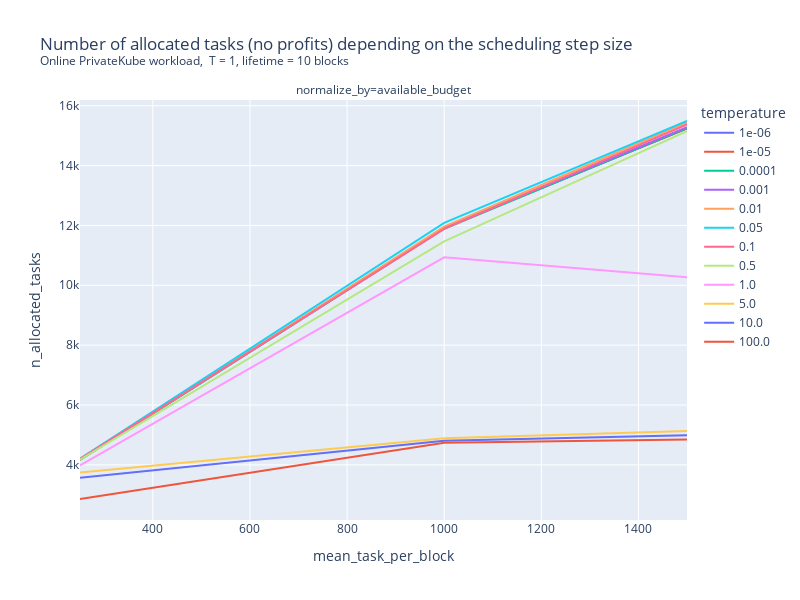

Notebook source saved alongside this figure:
### Code cell
# Temperature tuning
rdf = load_ray_experiment(Path("/home/pierre/privacypacking/logs/ray/run_and_report_2021-12-10_09-11-01"))
px.line(
    rdf.sort_values(["mean_task_per_block", "temperature"]),
    x="mean_task_per_block",
    y="n_allocated_tasks",
    color="temperature",
    # log_x=True,
    width=800,
    height=600,
    # range_y=[0,1200],
    facet_col="normalize_by",
    facet_col_wrap=1,
    title="Number of allocated tasks (no profits) depending on the scheduling step size<br><sup>Online PrivateKube workload,  T = 1, lifetime = 10 blocks</sup>"

)

### Figure 1 — Plotly figure (JSON) as saved in the notebook; plotly's stock layout.template omitted (floating-point values rounded to 4 significant figures)
{"data": [{"hovertemplate": "temperature=1e-06<br>normalize_by=available_budget<br>mean_task_per_block=%{x}<br>n_allocated_tasks=%{y}<extra></extra>", "legendgroup": "1e-06", "line": {"color": "#636efa", "dash": "solid"}, "marker": {"symbol": "circle"}, "mode": "lines", "name": "1e-06", "orientation": "v", "showlegend": true, "type": "scatter", "x": [250, 1000, 1500], "xaxis": "x", "y": [4175, 11917, 15240], "yaxis": "y"}, {"hovertemplate": "temperature=1e-05<br>normalize_by=available_budget<br>mean_task_per_block=%{x}<br>n_allocated_tasks=%{y}<extra></extra>", "legendgroup": "1e-05", "line": {"color": "#EF553B", "dash": "solid"}, "marker": {"symbol": "circle"}, "mode": "lines", "name": "1e-05", "orientation": "v", "showlegend": true, "type": "scatter", "x": [250, 1000, 1500], "xaxis": "x", "y": [4175, 11917, 15240], "yaxis": "y"}, {"hovertemplate": "temperature=0.0001<br>normalize_by=available_budget<br>mean_task_per_block=%{x}<br>n_allocated_tasks=%{y}<extra></extra>", "legendgroup": "0.0001", "line": {"color": "#00cc96", "dash": "solid"}, "marker": {"symbol": "circle"}, "mode": "lines", "name": "0.0001", "orientation": "v", "showlegend": true, "type": "scatter", "x": [250, 1000, 1500], "xaxis": "x", "y": [4169, 11890, 15258], "yaxis": "y"}, {"hovertemplate": "temperature=0.001<br>normalize_by=available_budget<br>mean_task_per_block=%{x}<br>n_allocated_tasks=%{y}<extra></extra>", "legendgroup": "0.001", "line": {"color": "#ab63fa", "dash": "solid"}, "marker": {"symbol": "circle"}, "mode": "lines", "name": "0.001", "orientation": "v", "showlegend": true, "type": "scatter", "x": [250, 1000, 1500], "xaxis": "x", "y": [4190, 11929, 15281], "yaxis": "y"}, {"hovertemplate": "temperature=0.01<br>normalize_by=available_budget<br>mean_task_per_block=%{x}<br>n_allocated_tasks=%{y}<extra></extra>", "legendgroup": "0.01", "line": {"color": "#FFA15A", "dash": "solid"}, "marker": {"symbol": "circle"}, "mode": "lines", "name": "0.01", "orientation": "v", "showlegend": true, "type": "scatter", "x": [250, 1000, 1500], "xaxis": "x", "y": [4178, 11960, 15442], "yaxis": "y"}, {"hovertemplate": "temperature=0.05<br>normalize_by=available_budget<br>mean_task_per_block=%{x}<br>n_allocated_tasks=%{y}<extra></extra>", "legendgroup": "0.05", "line": {"color": "#19d3f3", "dash": "solid"}, "marker": {"symbol": "circle"}, "mode": "lines", "name": "0.05", "orientation": "v", "showlegend": true, "type": "scatter", "x": [250, 1000, 1500], "xaxis": "x", "y": [4206, 12086, 15489], "yaxis": "y"}, {"hovertemplate": "temperature=0.1<br>normalize_by=available_budget<br>mean_task_per_block=%{x}<br>n_allocated_tasks=%{y}<extra></extra>", "legendgroup": "0.1", "line": {"color": "#FF6692", "dash": "solid"}, "marker": {"symbol": "circle"}, "mode": "lines", "name": "0.1", "orientation": "v", "showlegend": true, "type": "scatter", "x": [250, 1000, 1500], "xaxis": "x", "y": [4195, 11884, 15374], "yaxis": "y"}, {"hovertemplate": "temperature=0.5<br>normalize_by=available_budget<br>mean_task_per_block=%{x}<br>n_allocated_tasks=%{y}<extra></extra>", "legendgroup": "0.5", "line": {"color": "#B6E880", "dash": "solid"}, "marker": {"symbol": "circle"}, "mode": "lines", "name": "0.5", "orientation": "v", "showlegend": true, "type": "scatter", "x": [250, 1000, 1500], "xaxis": "x", "y": [4171, 11468, 15146], "yaxis": "y"}, {"hovertemplate": "temperature=1.0<br>normalize_by=available_budget<br>mean_task_per_block=%{x}<br>n_allocated_tasks=%{y}<extra></extra>", "legendgroup": "1.0", "line": {"color": "#FF97FF", "dash": "solid"}, "marker": {"symbol": "circle"}, "mode": "lines", "name": "1.0", "orientation": "v", "showlegend": true, "type": "scatter", "x": [250, 1000, 1500], "xaxis": "x", "y": [3980, 10935, 10272], "yaxis": "y"}, {"hovertemplate": "temperature=5.0<br>normalize_by=available_budget<br>mean_task_per_block=%{x}<br>n_allocated_tasks=%{y}<extra></extra>", "legendgroup": "5.0", "line": {"color": "#FECB52", "dash": "solid"}, "marker": {"symbol": "circle"}, "mode": "lines", "name": "5.0", "orientation": "v", "showlegend": true, "type": "scatter", "x": [250, 1000, 1500], "xaxis": "x", "y": [3742, 4887, 5132], "yaxis": "y"}, {"hovertemplate": "temperature=10.0<br>normalize_by=available_budget<br>mean_task_per_block=%{x}<br>n_allocated_tasks=%{y}<extra></extra>", "legendgroup": "10.0", "line": {"color": "#636efa", "dash": "solid"}, "marker": {"symbol": "circle"}, "mode": "lines", "name": "10.0", "orientation": "v", "showlegend": true, "type": "scatter", "x": [250, 1000, 1500], "xaxis": "x", "y": [3571, 4807, 4988], "yaxis": "y"}, {"hovertemplate": "temperature=100.0<br>normalize_by=available_budget<br>mean_task_per_block=%{x}<br>n_allocated_tasks=%{y}<extra></extra>", "legendgroup": "100.0", "line": {"color": "#EF553B", "dash": "solid"}, "marker": {"symbol": "circle"}, "mode": "lines", "name": "100.0", "orientation": "v", "showlegend": true, "type": "scatter", "x": [250, 1000, 1500], "xaxis": "x", "y": [2860, 4742, 4846], "yaxis": "y"}], "layout": {"annotations": [{"font": {}, "showarrow": false, "text": "normalize_by=available_budget", "x": 0.5, "xanchor": "center", "xref": "paper", "y": 1, "yanchor": "bottom", "yref": "paper"}], "height": 600, "legend": {"title": {"text": "temperature"}, "tracegroupgap": 0}, "title": {"text": "Number of allocated tasks (no profits) depending on the scheduling step size<br><sup>Online PrivateKube workload,  T = 1, lifetime = 10 blocks</sup>"}, "width": 800, "xaxis": {"anchor": "y", "domain": [0, 1], "title": {"text": "mean_task_per_block"}}, "yaxis": {"anchor": "x", "domain": [0, 1], "title": {"text": "n_allocated_tasks"}}}}
